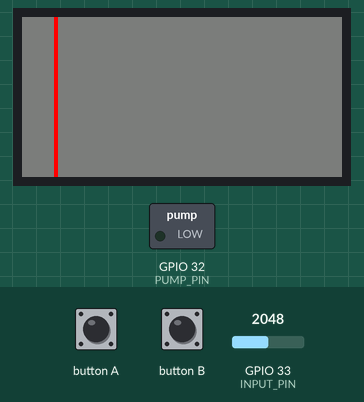
The sketch below on a simulated ESP32. Parts: 160×80 colour display, switched loads named in the sketch (green lamp = pin HIGH). Inputs (shaded band) come from the test bench; at power-on: GPIO 33 (INPUT_PIN) = 2048. EEPROM starts erased.

Above: at 1.6 s.
1.7 s: button A pressed for 0.15 s
At 2.9 s:
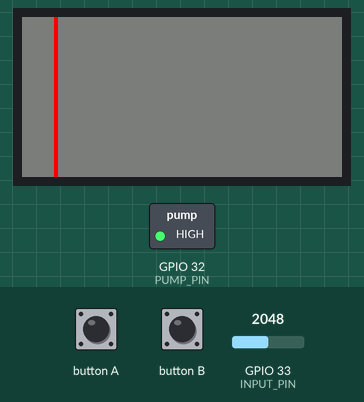
3.3 s: GPIO 33 (INPUT_PIN) set to 1228
At 4.4 s:
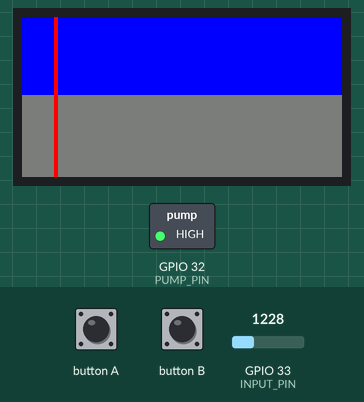
6.3 s: button B pressed for 0.15 s
At 7.5 s:
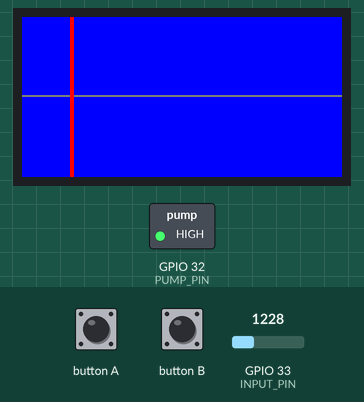
7.9 s: button B pressed for 1 s
At 8.5 s:
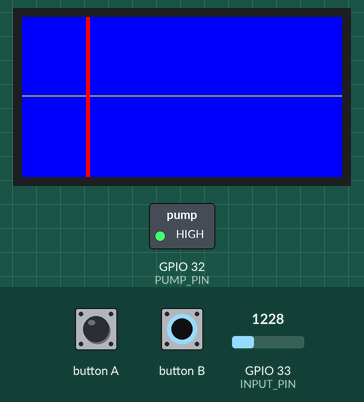
10.4 s: GPIO 33 (INPUT_PIN) set to 2047
At 12.4 s:
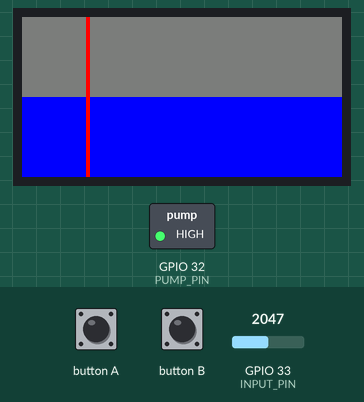
13.4 s: button A pressed for 1 s
At 14.5 s:
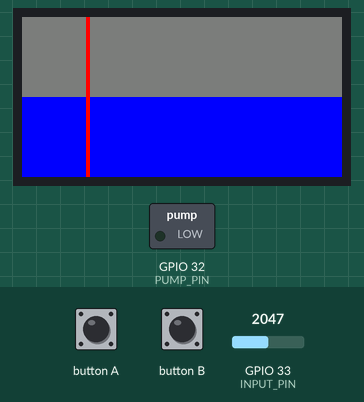
Timing chart, 0 to 16.4 s (numbered marks = the images above; inputs shaded):
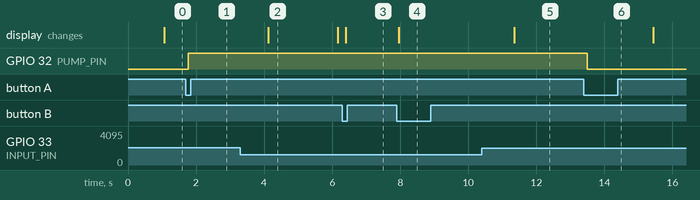

The sketch:

watering.ino
```cpp
/*
    M5StickC watering

    For M5StickC + Watering device: https://docs.m5stack.com/en/unit/watering

    Usage: The display shows two bars: moisture levels for every second and every hour.
    Use BtnB and Axp button to set moisture threshold. When the level goes under it
    over 1 hour, it starts watering for 180 sec (about 1L).
*/


#include <M5StickC.h>
#include <MedianFilterLib2.h>
#include <Preferences.h>

#define INPUT_PIN 33
#define PUMP_PIN 32
#define ADC_DRY 1900
#define ADC_WET 1600
#define WATERING_TIME 300 // 300 sec
#define WATERING_HOLD_OFF_TIME 86400 // 1 day
#define WET_VALS_SEC_SIZE 10 // moisture level in last 10 secs
#define WET_VALS_HOUR_SIZE 3600 // moisture level in last 1 hour
#define PREF_WATERING "wtr"
#define PREF_WATERING_THRESHOLD "wtrThr"

MedianFilter2<int> wetValsInSec(WET_VALS_SEC_SIZE);
MedianFilter2<int> wetValsInHour(WET_VALS_HOUR_SIZE);

Preferences pref;
int wateringThreshold;

void setup() {

    // init display
    M5.begin();
    M5.Lcd.setRotation(3);
    M5.Lcd.setTextColor(WHITE);
    M5.Lcd.setTextSize(2);
    M5.Lcd.setTextDatum(MC_DATUM);

    // read watering threshold from the NVS
    pref.begin(PREF_WATERING, true);
    wateringThreshold = pref.getInt(PREF_WATERING_THRESHOLD, 10);
    pref.end();

    // init pins
    pinMode(INPUT_PIN, ANALOG);
    pinMode(PUMP_PIN, OUTPUT);
    digitalWrite(PUMP_PIN,false);
    analogSetPinAttenuation(INPUT_PIN, ADC_11db);
}

// loop states
int wetRatioSec = 0;
int wetRatioHourly = 0;
bool watering = false;

// timers
unsigned long lastCheckTime = 0;
int lastWateringSec = 0;

// main loop
void loop() {

  // get wet ratio
  int wetRatio = max(0, (ADC_DRY - analogRead(INPUT_PIN)) * 100 / (ADC_DRY - ADC_WET));
  wetRatioSec = wetValsInSec.AddValue(wetRatio);

  // For every second, check watering status and update UI
  if (millis() > lastCheckTime + 1000) {
    lastCheckTime =  millis();
    lastWateringSec++;
    checkWateringStatus();
    updateDisp();
  }

  // UI events
  processUIEvents();
  delay(100);
}

// check if watering should be started/stopped
void checkWateringStatus() {

    // start watering if wetRatio went under the threshold
    wetRatioHourly = wetValsInHour.AddValue(wetRatioSec);
    if (wetRatioHourly < wateringThreshold && lastWateringSec > WATERING_HOLD_OFF_TIME) {
      switchWatering(true);
    }

    // stop watering after WATERING_TIME
    if (watering && lastWateringSec > WATERING_TIME) {
      switchWatering(false);
    }
}

// start or stop watering
void switchWatering(boolean isStart) {
  watering = isStart;
  if (isStart) {
    lastWateringSec = 0;
  }
  digitalWrite(PUMP_PIN, isStart);
}

// UI events
void processUIEvents() {

  // BtnA: start/stop watering
  M5.update();
  if(M5.BtnA.wasPressed()) {
    switchWatering(!watering);
  }

  // BtnB or Axp button: change watering threshold
  if (M5.BtnB.wasPressed()) {
    wateringThreshold = min(wateringThreshold + 5, 90);
    updateDisp();
    saveWateringThreshold();
  }
  if (M5.Axp.GetBtnPress() == 2) {
    wateringThreshold = max(wateringThreshold - 5, 0);
    updateDisp();
    saveWateringThreshold();
  }
}

// save watering threshold to the NVS
void saveWateringThreshold() {
  pref.begin(PREF_WATERING, false);
  pref.putInt(PREF_WATERING_THRESHOLD, wateringThreshold);
  pref.end();
}

// update display
void updateDisp() {
  M5.Lcd.fillRect(0, 0, 160, 80, DARKGREY);
  int widthSec = 160 * wetRatioSec / 100;
  M5.Lcd.fillRect(0, 0, widthSec, 39, BLUE);
  int widthHour = 160 * wetRatioHourly / 100;
  M5.Lcd.fillRect(0, 40, widthHour, 80, BLUE);
  int posThreshold = 160 * wateringThreshold / 100;
  M5.Lcd.fillRect(posThreshold, 0, 2, 80, RED);
}
```

Measured:
- after the input at 1.7 s, GPIO 32 (PUMP_PIN): LOW → HIGH after 0.07 s
- after the input at 3.3 s, the display: changes after 0.82 s (image 2)
- after the input at 6.3 s, the display: changes after 0.09 s (image 3)
- after the input at 7.9 s, the display: changes after 0.05 s (image 4)
- after the input at 10.4 s, the display: changes after 0.95 s (image 5)
- after the input at 13.4 s, GPIO 32 (PUMP_PIN): HIGH → LOW after 0.10 s
- what the display in image 2 shows lasts 2.1 s, from 4.1 s to 6.2 s
